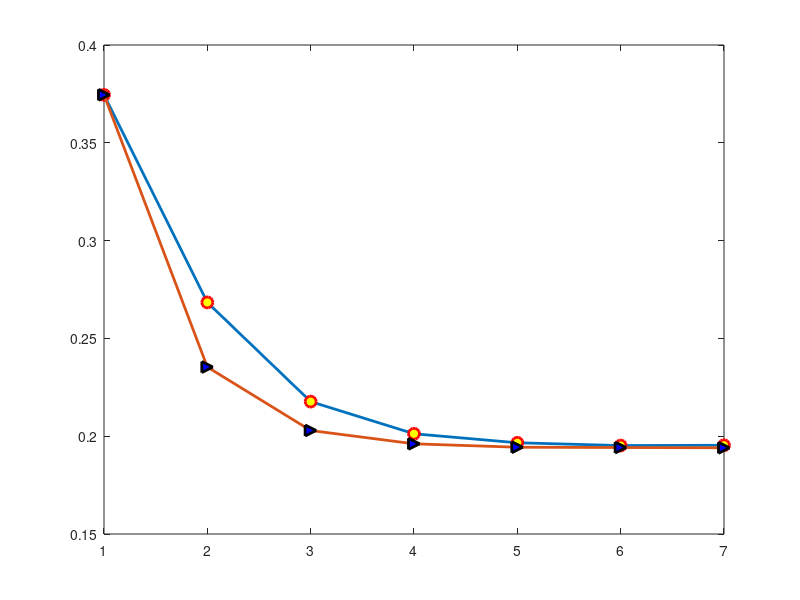

This figure's MATLAB source: (Note: this script raises an error after producing the figure.)
% figure for uniform
data = load('BER_5dBsnr_uni1bit.mat');
error_value5snr_11 = data.error(end-1);
% Load the .mat file
data = load('BER_5dBsnr_uni2bit.mat');

null = 0;
% Extract the last value of the 'error' array
error_value5snr_21 = data.error(end-1);

data = load('BER_5dBsnr_uni3bit.mat');
error_value5snr_31 = data.error(end-1);

data = load('BER_5dBsnr_uni4bit.mat');
error_value5snr_41 = data.error(end-1);

data = load('BER_5dBsnr_uni5bit.mat');
error_value5snr_51 = data.error(end-1);

data = load('BER_5dBsnr_uni6bit.mat');
error_value5snr_61 = data.error(end-1);

data = load('BER_5dBsnr_uni7bit.mat');
error_value5snr_71 = data.error(end-1);


% Store the last value in an array

% Create an array with all the error values
error_values1 = [error_value5snr_11, error_value5snr_21, error_value5snr_31, error_value5snr_41, error_value5snr_51, error_value5snr_61, error_value5snr_71];

% Plot the error values
plot(error_values1, '-o', 'LineWidth', 2, 'MarkerSize', 8, 'MarkerEdgeColor', 'red', 'MarkerFaceColor', 'yellow');
hold on;

% figure for A-law
data = load('BER_5dBsnr_alaw1bit.mat');
error_value5snr_12 = data.error(end-1);
% Load the .mat file
data = load('BER_5dBsnr_alaw2bit.mat');

null = 0;
% Extract the last value of the 'error' array
error_value5snr_22 = data.error(end-1);

data = load('BER_5dBsnr_alaw3bit.mat');
error_value5snr_32 = data.error(end-1);

data = load('BER_5dBsnr_alaw4bit.mat');
error_value5snr_42 = data.error(end-1);

data = load('BER_5dBsnr_alaw5bit.mat');
error_value5snr_52 = data.error(end-1);

data = load('BER_5dBsnr_alaw6bit.mat');
error_value5snr_62 = data.error(end-1);

data = load('BER_5dBsnr_alaw7bit.mat');
error_value5snr_72 = data.error(end-1);


% Store the last value in an array

% Create an array with all the error values
error_values2 = [error_value5snr_12, error_value5snr_22, error_value5snr_32, error_value5snr_42, error_value5snr_52, error_value5snr_62, error_value5snr_72];
% Plot the error values
plot(error_values2, '->', 'LineWidth', 2, 'MarkerSize', 8, 'MarkerEdgeColor', 'black', 'MarkerFaceColor', 'blue');


% figure for mu-law
data = load('BER_5dBsnr_mulaw1bit.mat');
error_value5snr_13 = data.error(end-1);
% Load the .mat file
data = load('BER_5dBsnr_mulaw2bit.mat');

null = 0;
% Extract the last value of the 'error' array
error_value5snr_23 = data.error(end-1);

data = load('BER_5dBsnr_mulaw3bit.mat');
error_value5snr_33 = data.error(end-1);

data = load('BER_5dBsnr_mulaw4bit.mat');
error_value5snr_43 = data.error(end-1);

data = load('BER_5dBsnr_mulaw5bit.mat');
error_value5snr_53 = data.error(end-1);

data = load('BER_5dBsnr_mulaw6bit.mat');
error_value5snr_63 = data.error(end-1);

data = load('BER_5dBsnr_mulaw7bit.mat');
error_value5snr_73 = data.error(end-1);


% Store the last value in an array

% Create an array with all the error values
error_values3 = [error_value5snr_13, error_value5snr_23, error_value5snr_33, error_value5snr_43, error_value5snr_53, error_value5snr_63, error_value5snr_73];

% Plot the error values
plot(error_values3, '->', 'LineWidth', 2, 'MarkerSize', 8, 'MarkerEdgeColor', 'b', 'MarkerFaceColor', [1, 0.5, 0]);
title('Bit Error Probability for Different Bits DAC');
xlim([1 7]);
xlabel('Different Bits DAC');
ylabel('Bit Error Probability in SNR = 5dB');
grid on; % Adding grid

legend('uniform DAC','A-LAW non-uniform DAC','mu-LAW non-uniform DAC');

% Adjust the figure properties for better visibility
set(gcf, 'Color', 'white'); % Set background color
set(gca, 'FontSize', 12); % Set font size
